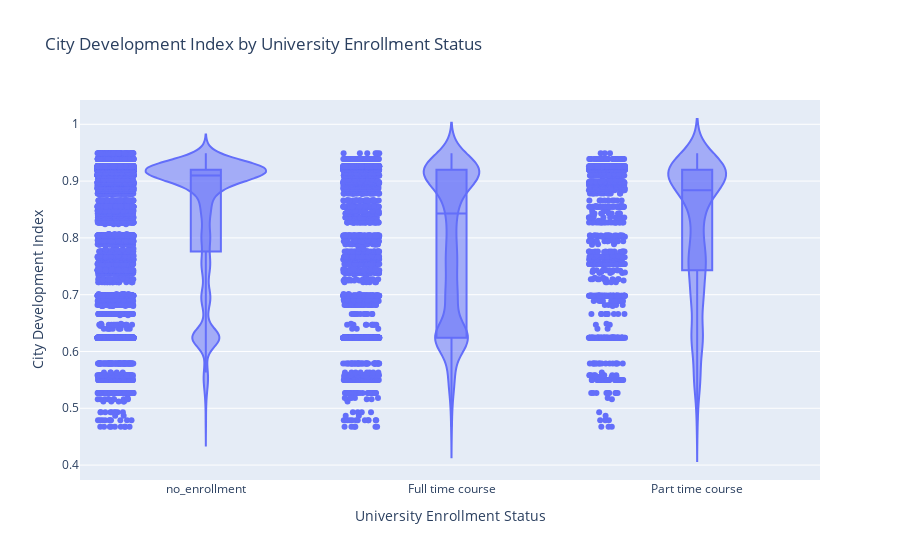

The notebook cell this image was saved under:
### Markdown cell above
### Question9: Do individuals enrolled in university tend to reside in cities with a high development index?

### Code cell
#violin plot
fig = px.violin(df, 
                x='enrolled_university', 
                y='city_development_index', 
                box=True, 
                points='all',
                title='City Development Index by University Enrollment Status',
                labels={'enrolled_university': 'University Enrollment Status', 'city_development_index': 'City Development Index'})

fig.update_layout(xaxis_title='University Enrollment Status', yaxis_title='City Development Index')
fig.show()

### Figure 1 — Plotly figure (JSON) as saved in the notebook; plotly's stock layout.template omitted (floating-point values rounded to 4 significant figures; data arrays with more than 128 entries replaced by an {"elided": "..."} marker saying what was removed)
{"data": [{"alignmentgroup": "True", "box": {"visible": true}, "hovertemplate": "University Enrollment Status=%{x}<br>City Development Index=%{y}<extra></extra>", "legendgroup": "", "marker": {"color": "#636efa"}, "name": "", "offsetgroup": "", "orientation": "v", "points": "all", "scalegroup": "True", "showlegend": false, "type": "violin", "x": {"elided": "20870 str values"}, "x0": " ", "xaxis": "x", "y": {"elided": "20870 float values"}, "y0": " ", "yaxis": "y"}], "layout": {"autosize": true, "legend": {"tracegroupgap": 0}, "title": {"text": "City Development Index by University Enrollment Status"}, "violinmode": "group", "xaxis": {"anchor": "y", "autorange": true, "domain": [0, 1], "range": [-0.5103, 2.5], "title": {"text": "University Enrollment Status"}, "type": "category"}, "yaxis": {"anchor": "x", "autorange": true, "domain": [0, 1], "range": [0.3737, 1.043], "title": {"text": "City Development Index"}, "type": "linear"}}}
